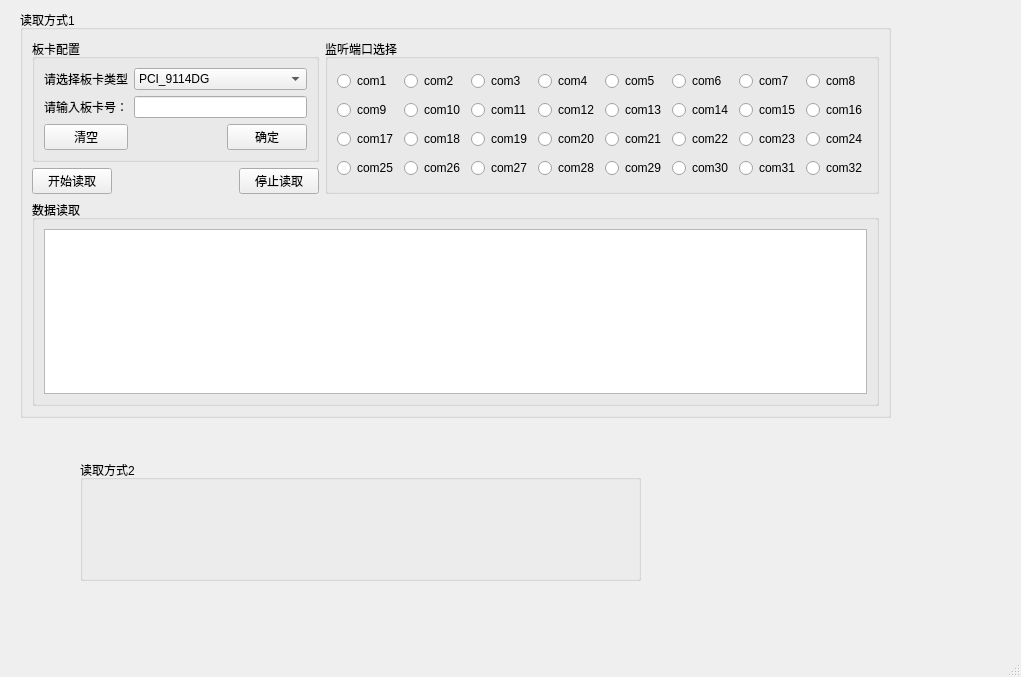
<?xml version="1.0" encoding="UTF-8"?>
<ui version="4.0">
 <class>MainWindow</class>
 <widget class="QMainWindow" name="MainWindow">
  <property name="geometry">
   <rect>
    <x>0</x>
    <y>0</y>
    <width>1021</width>
    <height>677</height>
   </rect>
  </property>
  <property name="windowTitle">
   <string>MainWindow</string>
  </property>
  <widget class="QWidget" name="centralwidget">
   <widget class="QGroupBox" name="groupBox_1">
    <property name="geometry">
     <rect>
      <x>20</x>
      <y>10</y>
      <width>871</width>
      <height>408</height>
     </rect>
    </property>
    <property name="title">
     <string>读取方式1</string>
    </property>
    <layout class="QVBoxLayout" name="verticalLayout_3">
     <item>
      <layout class="QHBoxLayout" name="horizontalLayout_3">
       <item>
        <layout class="QVBoxLayout" name="verticalLayout_2">
         <item>
          <widget class="QGroupBox" name="groupBox_1_config">
           <property name="title">
            <string>板卡配置</string>
           </property>
           <layout class="QVBoxLayout" name="verticalLayout">
            <item>
             <layout class="QGridLayout" name="gridLayout">
              <item row="0" column="0">
               <widget class="QLabel" name="label">
                <property name="text">
                 <string>请选择板卡类型</string>
                </property>
               </widget>
              </item>
              <item row="0" column="1">
               <widget class="QComboBox" name="groupBox_1_config_cardType">
                <item>
                 <property name="text">
                  <string>PCI_9114DG</string>
                 </property>
                </item>
                <item>
                 <property name="text">
                  <string>PCI_9114HG</string>
                 </property>
                </item>
               </widget>
              </item>
              <item row="1" column="0">
               <widget class="QLabel" name="label_2">
                <property name="text">
                 <string>请输入板卡号：</string>
                </property>
               </widget>
              </item>
              <item row="1" column="1">
               <widget class="QLineEdit" name="groupBox_1_config_cardNum"/>
              </item>
              <item row="2" column="0">
               <widget class="QPushButton" name="groupBox_1_config_pushButton_clear">
                <property name="text">
                 <string>清空</string>
                </property>
               </widget>
              </item>
              <item row="2" column="1">
               <layout class="QHBoxLayout" name="horizontalLayout">
                <item>
                 <spacer name="horizontalSpacer">
                  <property name="orientation">
                   <enum>Qt::Horizontal</enum>
                  </property>
                  <property name="sizeHint" stdset="0">
                   <size>
                    <width>40</width>
                    <height>20</height>
                   </size>
                  </property>
                 </spacer>
                </item>
                <item>
                 <widget class="QPushButton" name="groupBox_1_config_pushButton_ok">
                  <property name="text">
                   <string>确定</string>
                  </property>
                 </widget>
                </item>
               </layout>
              </item>
             </layout>
            </item>
           </layout>
          </widget>
         </item>
         <item>
          <layout class="QHBoxLayout" name="horizontalLayout_2">
           <item>
            <widget class="QPushButton" name="groupBox_1_pushButton_start">
             <property name="text">
              <string>开始读取</string>
             </property>
            </widget>
           </item>
           <item>
            <spacer name="horizontalSpacer_2">
             <property name="orientation">
              <enum>Qt::Horizontal</enum>
             </property>
             <property name="sizeHint" stdset="0">
              <size>
               <width>40</width>
               <height>20</height>
              </size>
             </property>
            </spacer>
           </item>
           <item>
            <widget class="QPushButton" name="groupBox_1_pushButton_stop">
             <property name="text">
              <string>停止读取</string>
             </property>
            </widget>
           </item>
          </layout>
         </item>
        </layout>
       </item>
       <item>
        <widget class="QGroupBox" name="groupBox_1_listen">
         <property name="title">
          <string>监听端口选择</string>
         </property>
         <layout class="QGridLayout" name="gridLayout_2">
          <item row="0" column="0">
           <widget class="QRadioButton" name="groupBox_1_listen_radioButton_com1">
            <property name="text">
             <string>com1</string>
            </property>
           </widget>
          </item>
          <item row="0" column="1">
           <widget class="QRadioButton" name="groupBox_1_listen_radioButton_com2">
            <property name="text">
             <string>com2</string>
            </property>
           </widget>
          </item>
          <item row="0" column="2">
           <widget class="QRadioButton" name="groupBox_1_listen_radioButton_com3">
            <property name="text">
             <string>com3</string>
            </property>
           </widget>
          </item>
          <item row="0" column="3">
           <widget class="QRadioButton" name="groupBox_1_listen_radioButton_com4">
            <property name="text">
             <string>com4</string>
            </property>
           </widget>
          </item>
          <item row="0" column="4">
           <widget class="QRadioButton" name="groupBox_1_listen_radioButton_com5">
            <property name="text">
             <string>com5</string>
            </property>
           </widget>
          </item>
          <item row="0" column="5">
           <widget class="QRadioButton" name="groupBox_1_listen_radioButton_com6">
            <property name="text">
             <string>com6</string>
            </property>
           </widget>
          </item>
          <item row="0" column="6">
           <widget class="QRadioButton" name="groupBox_1_listen_radioButton_com7">
            <property name="text">
             <string>com7</string>
            </property>
           </widget>
          </item>
          <item row="0" column="7">
           <widget class="QRadioButton" name="groupBox_1_listen_radioButton_com8">
            <property name="text">
             <string>com8</string>
            </property>
           </widget>
          </item>
          <item row="1" column="0">
           <widget class="QRadioButton" name="groupBox_1_listen_radioButton_com9">
            <property name="text">
             <string>com9</string>
            </property>
           </widget>
          </item>
          <item row="1" column="1">
           <widget class="QRadioButton" name="groupBox_1_listen_radioButton_com10">
            <property name="text">
             <string>com10</string>
            </property>
           </widget>
          </item>
          <item row="1" column="2">
           <widget class="QRadioButton" name="groupBox_1_listen_radioButton_com11">
            <property name="text">
             <string>com11</string>
            </property>
           </widget>
          </item>
          <item row="1" column="3">
           <widget class="QRadioButton" name="groupBox_1_listen_radioButton_com12">
            <property name="text">
             <string>com12</string>
            </property>
           </widget>
          </item>
          <item row="1" column="4">
           <widget class="QRadioButton" name="groupBox_1_listen_radioButton_com13">
            <property name="text">
             <string>com13</string>
            </property>
           </widget>
          </item>
          <item row="1" column="5">
           <widget class="QRadioButton" name="groupBox_1_listen_radioButton_com14">
            <property name="text">
             <string>com14</string>
            </property>
           </widget>
          </item>
          <item row="1" column="6">
           <widget class="QRadioButton" name="groupBox_1_listen_radioButton_com15">
            <property name="text">
             <string>com15</string>
            </property>
           </widget>
          </item>
          <item row="1" column="7">
           <widget class="QRadioButton" name="groupBox_1_listen_radioButton_com16">
            <property name="text">
             <string>com16</string>
            </property>
           </widget>
          </item>
          <item row="2" column="0">
           <widget class="QRadioButton" name="groupBox_1_listen_radioButton_com17">
            <property name="text">
             <string>com17</string>
            </property>
           </widget>
          </item>
          <item row="2" column="1">
           <widget class="QRadioButton" name="groupBox_1_listen_radioButton_com18">
            <property name="text">
             <string>com18</string>
            </property>
           </widget>
          </item>
          <item row="2" column="2">
           <widget class="QRadioButton" name="groupBox_1_listen_radioButton_com19">
            <property name="text">
             <string>com19</string>
            </property>
           </widget>
          </item>
          <item row="2" column="3">
           <widget class="QRadioButton" name="groupBox_1_listen_radioButton_com20">
            <property name="text">
             <string>com20</string>
            </property>
           </widget>
          </item>
          <item row="2" column="4">
           <widget class="QRadioButton" name="groupBox_1_listen_radioButton_com21">
            <property name="text">
             <string>com21</string>
            </property>
           </widget>
          </item>
          <item row="2" column="5">
           <widget class="QRadioButton" name="groupBox_1_listen_radioButton_com22">
            <property name="text">
             <string>com22</string>
            </property>
           </widget>
          </item>
          <item row="2" column="6">
           <widget class="QRadioButton" name="groupBox_1_listen_radioButton_com23">
            <property name="text">
             <string>com23</string>
            </property>
           </widget>
          </item>
          <item row="2" column="7">
           <widget class="QRadioButton" name="groupBox_1_listen_radioButton_com24">
            <property name="text">
             <string>com24</string>
            </property>
           </widget>
          </item>
          <item row="3" column="0">
           <widget class="QRadioButton" name="groupBox_1_listen_radioButton_com25">
            <property name="text">
             <string>com25</string>
            </property>
           </widget>
          </item>
          <item row="3" column="1">
           <widget class="QRadioButton" name="groupBox_1_listen_radioButton_com26">
            <property name="text">
             <string>com26</string>
            </property>
           </widget>
          </item>
          <item row="3" column="2">
           <widget class="QRadioButton" name="groupBox_1_listen_radioButton_com27">
            <property name="text">
             <string>com27</string>
            </property>
           </widget>
          </item>
          <item row="3" column="3">
           <widget class="QRadioButton" name="groupBox_1_listen_radioButton_com28">
            <property name="text">
             <string>com28</string>
            </property>
           </widget>
          </item>
          <item row="3" column="4">
           <widget class="QRadioButton" name="groupBox_1_listen_radioButton_com29">
            <property name="text">
             <string>com29</string>
            </property>
           </widget>
          </item>
          <item row="3" column="5">
           <widget class="QRadioButton" name="groupBox_1_listen_radioButton_com30">
            <property name="text">
             <string>com30</string>
            </property>
           </widget>
          </item>
          <item row="3" column="6">
           <widget class="QRadioButton" name="groupBox_1_listen_radioButton_com31">
            <property name="text">
             <string>com31</string>
            </property>
           </widget>
          </item>
          <item row="3" column="7">
           <widget class="QRadioButton" name="groupBox_1_listen_radioButton_com32">
            <property name="text">
             <string>com32</string>
            </property>
           </widget>
          </item>
         </layout>
        </widget>
       </item>
      </layout>
     </item>
     <item>
      <widget class="QGroupBox" name="groupBox_1_read">
       <property name="title">
        <string>数据读取</string>
       </property>
       <layout class="QGridLayout" name="gridLayout_3">
        <item row="0" column="0">
         <widget class="QTextBrowser" name="groupBox_1_read_textBrowser"/>
        </item>
       </layout>
      </widget>
     </item>
    </layout>
   </widget>
   <widget class="QGroupBox" name="groupBox_2">
    <property name="geometry">
     <rect>
      <x>80</x>
      <y>460</y>
      <width>561</width>
      <height>121</height>
     </rect>
    </property>
    <property name="title">
     <string>读取方式2</string>
    </property>
   </widget>
  </widget>
  <widget class="QMenuBar" name="menubar">
   <property name="geometry">
    <rect>
     <x>0</x>
     <y>0</y>
     <width>1021</width>
     <height>23</height>
    </rect>
   </property>
  </widget>
  <widget class="QStatusBar" name="statusbar"/>
 </widget>
 <resources/>
 <connections/>
</ui>
